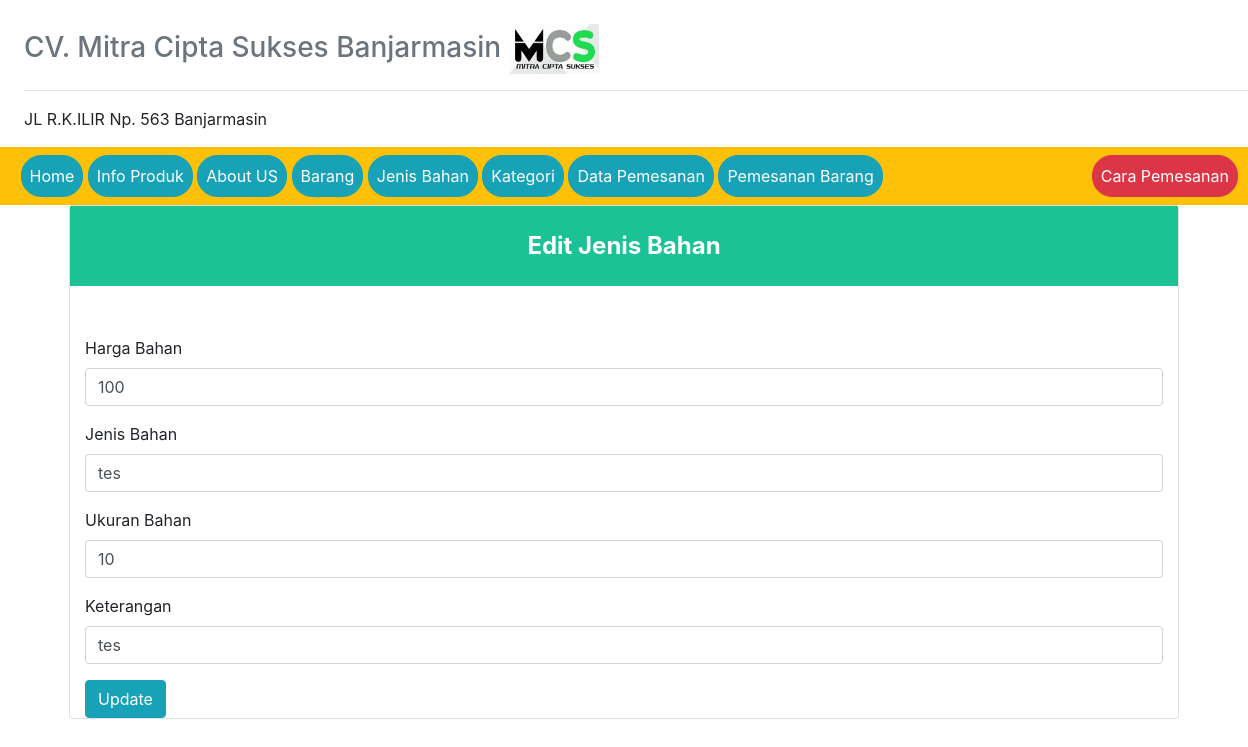
Page /?view=edit-jenis-bahan&id_bahan=4 (signed in) on the committed database.
### tables this page shows
CREATE TABLE `jenis_bahan` (
  `kode_jenis_bahan` int(50) NOT NULL,
  `harga_bahan` int(25) NOT NULL,
  `jenis_bahan` varchar(50) NOT NULL,
  `ketarangan` varchar(255) NOT NULL,
  `ukuran_bahan` int(10) NOT NULL
);

### models/admin.php (called while the page is built, shortened)
<?php
class Admin
{
  private $mysqli;
  function __construct($mysqli)
  {
    $this->mysqli = $mysqli;
  }
  public function editBahan($id_bahan)
  {
    $db = $this->mysqli->conn;
    $sql = " SELECT * FROM jenis_bahan WHERE kode_jenis_bahan = '$id_bahan' ";
    $query = $db->query($sql);
    return $query;
  }
}
?>

### view/edit-jenis-bahan.php (the view, shortened to what this page needs)
<?php
$id_bahan = @$_GET['id_bahan'];
$edit = $objAdmin->editBahan($id_bahan)->fetch_object();
 ?>
 <div class="card">
  <div class="panel-heading" style="background-color:#1ac295; text-align:center; height:80px; line-height:80px;color:white;font-weight:bold;font-size:24px;">
    <div class="panel-title">Edit Jenis Bahan</div>
  </div>
  <div id="signupbox" style=" margin-top:50px" class="mainbox col-md-12 col-md-offset-3 col-sm-8 col-sm-offset-2">
            <div class="panel panel-info">
            <div class="panel-body" >
              <form action="" method="post">
                <div class="form-group">
                  <label for="exampleFormControlInput1">Harga Bahan</label>
                  <input type="text" class="form-control" id="exampleFormControlInput1" name="harga" value="<?=$edit->harga_bahan ?>">
                </div>
                <div class="form-group">
                  <label for="exampleFormControlInput1">Jenis Bahan</label>
                  <input type="text" class="form-control" id="exampleFormControlInput1" name="jenis" value="<?=$edit->jenis_bahan ?>">
                </div>
                <div class="form-group">
                  <label for="exampleFormControlInput1">Ukuran Bahan</label>
                  <input type="text" class="form-control" id="exampleFormControlInput1" name="ukuran" value="<?=$edit->ukuran_bahan ?>">
                </div>
                <div class="form-group">
                  <label for="exampleFormControlInput1">Keterangan</label>
                  <input type="text" class="form-control" id="exampleFormControlInput1" name="keterangan" value="<?=$edit->ketarangan ?>">
                </div>
                <button type="submit" class="btn btn-info" name="update">Update</button>
              </form>
            </div>
        </div>
    </div>
</div>
</div>

### rows in the picture
jenis_bahan: harga "100", jenis "tes", ukuran "10", keterangan "tes"
